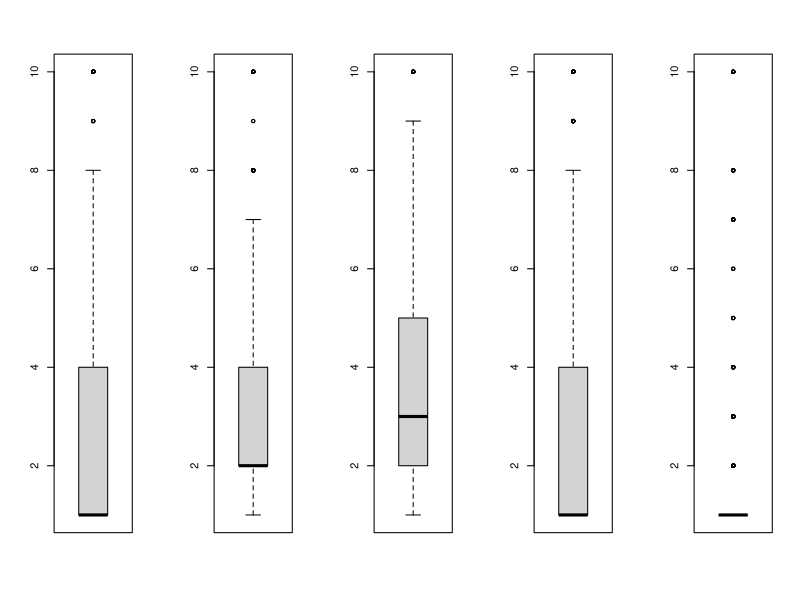

Here is the R script that generated this plot:
#Carregamento de bibliotecas
library(MASS)
library(class)

help(biopsy)

# sumário estatístico
summary(biopsy)

# Variáveis com outliers V4, V5, V7, V8, V9
par(mfrow=c(1,5))
boxplot(biopsy$V4)
boxplot(biopsy$V5)
boxplot(biopsy$V7)
boxplot(biopsy$V8)
boxplot(biopsy$V9)

str(biopsy);

new_biopsy = biopsy;

#is.na(biopsy$class);

#is.na(biopsy$v6);

# Será substituído pela média da variável
#new_biopsy[is.na(biopsy$V6),]$V6 <- round(mean(biopsy$V6, na.rm = TRUE), 0);

# Eliminação de linhas com NA
new_biopsy <- new_biopsy[complete.cases(new_biopsy),]

# Eliminação da coluna com NA
#new_biopsy <- new_biopsy[, c(2:6, 8:11)]

#is.na(new_biopsy$v6);

# 1/3 de dados de teste
L <- sample(1:nrow(new_biopsy), round(nrow(new_biopsy)/3));
test <- new_biopsy[L, 2:10];
#test <- new_biopsy[L, 1:8];

# Restantes dos dados são de treinamento
train <- new_biopsy[-L, 2:10];
#train <- new_biopsy[-L, 1:8];

# classificação
classe <- factor(new_biopsy[-L, 11]);
#classe <- factor(new_biopsy[-L, 9]);

# Execução com outliers
acc = c(1:100) * 0

for (x in 1:100){
  fit <- knn(train, test, classe, k = 5);
  conf_matrix <- table(fit[1:length(L)], factor(new_biopsy[L, 11]));
  accuracy <- sum(diag(conf_matrix))/sum(conf_matrix) * 100;
  acc[x] = accuracy
  cat('Accuracy: ', accuracy, '% | Exec = ', x)
  print(conf_matrix);
  print('========================');
}

cat('Mean Accuracy - outliers: ', mean(acc), '%')


# Execução sem outliers
#acc = c(1:100) * 0

#for (x in 1:100){
#  fit <- knn(train, test, classe, k = 2);
#  conf_matrix <- table(fit[1:length(L)], factor(new_biopsy[L, 11]));
#  accuracy <- sum(diag(conf_matrix))/sum(conf_matrix) * 100;
#  acc[x] = accuracy
#  cat('Accuracy: ', accuracy, '% | Exec = ', x)
#  print(conf_matrix);
#  print('========================');
#}

#cat('Mean Accuracy - no outliers: ', mean(acc), '%')
